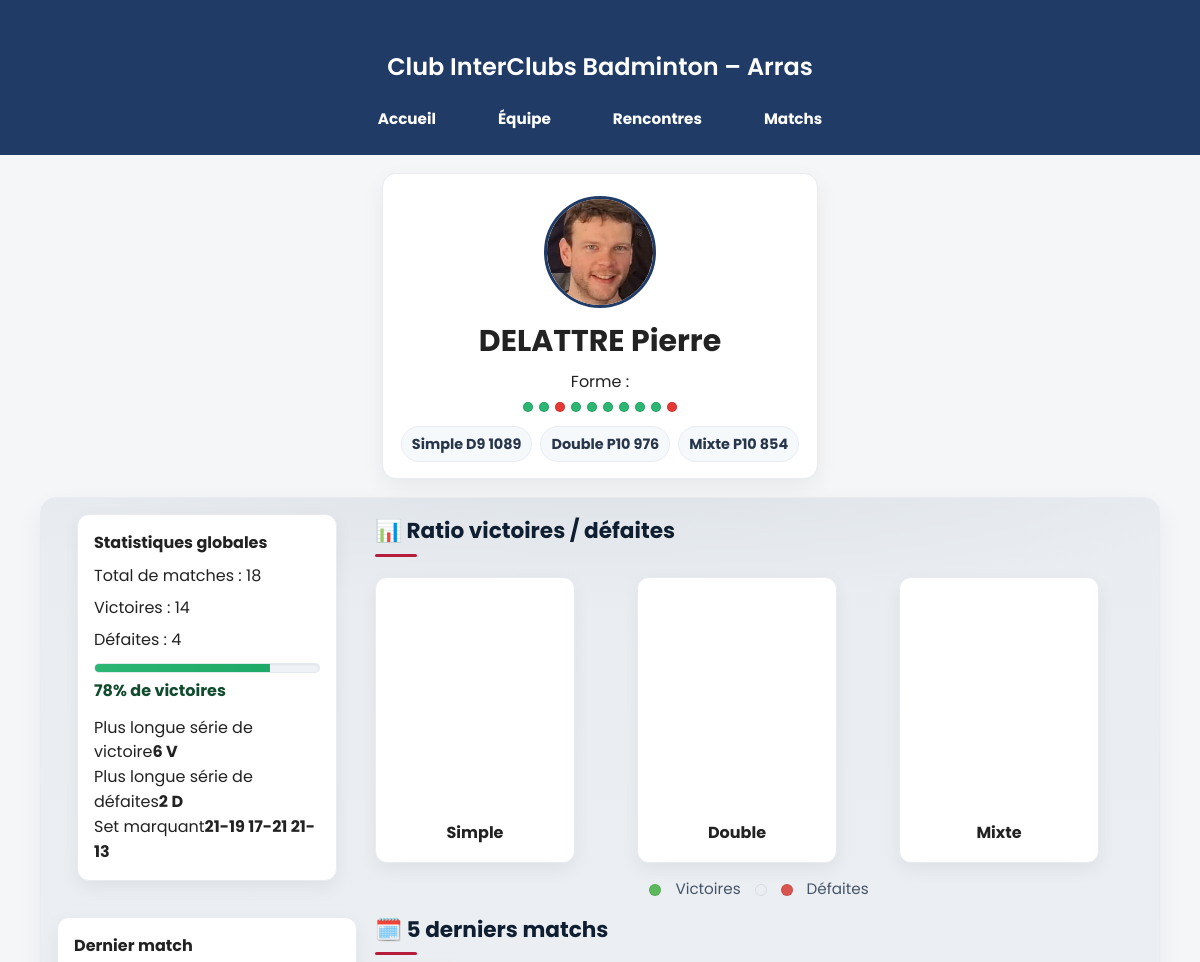
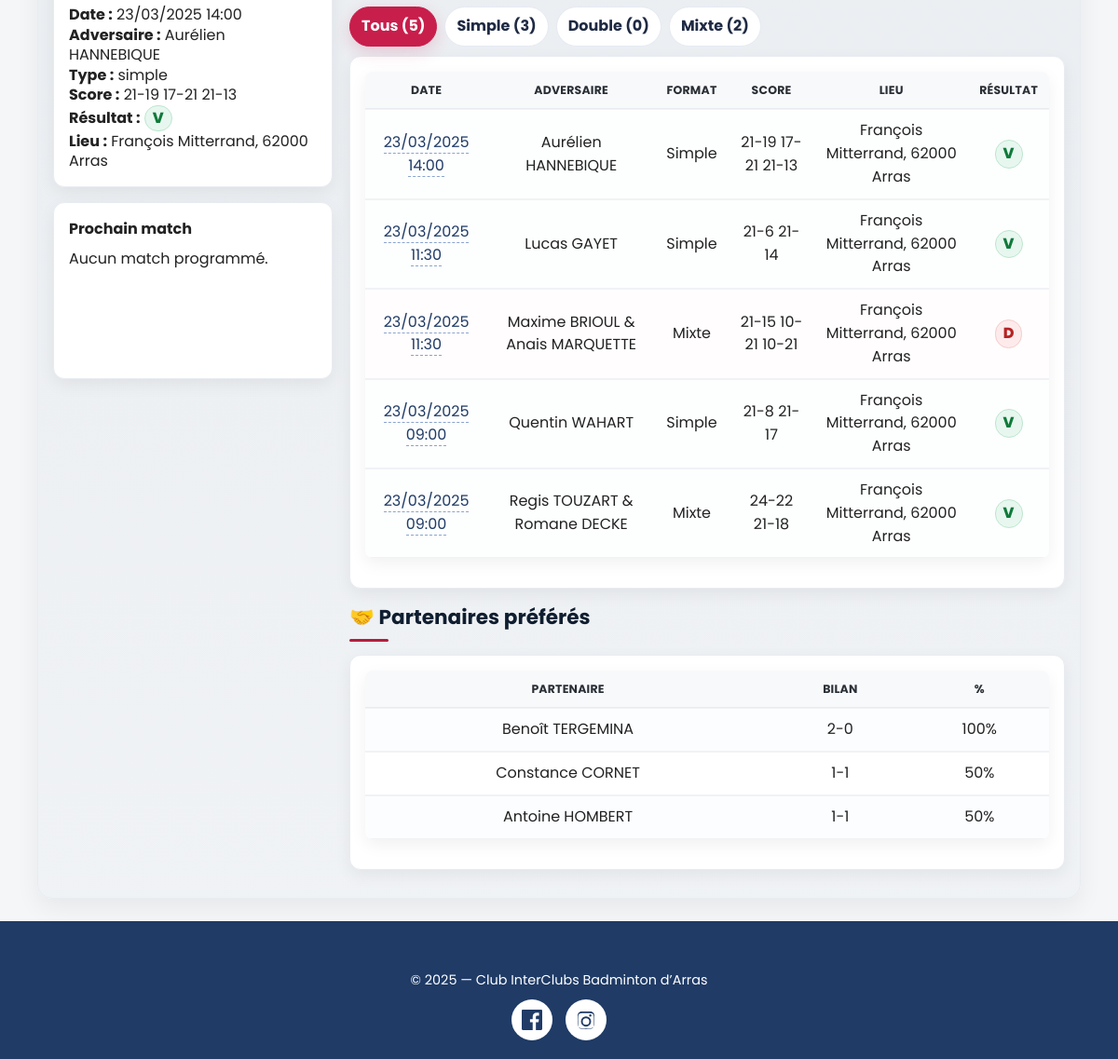
Page /joueur.php?id=4 on the committed database (2 pictures, top to bottom).
### tables this page shows
CREATE TABLE `joueurs` (
  `id` int(11) NOT NULL,
  `nom` varchar(50) NOT NULL,
  `prenom` varchar(50) NOT NULL,
  `licence` varchar(20) NOT NULL,
  `classement_simple` varchar(50) NOT NULL,
  `classement_double` varchar(50) NOT NULL,
  `classement_mixte` varchar(50) NOT NULL,
  `photo` varchar(255) NOT NULL,
  `date_ajout` timestamp NOT NULL DEFAULT current_timestamp() ON UPDATE current_timestamp(),
  `victoires_simple` int(11) NOT NULL DEFAULT 0,
  `matches_simple` int(11) NOT NULL DEFAULT 0,
  `victoires_double` int(11) NOT NULL DEFAULT 0,
  `matches_double` int(11) NOT NULL DEFAULT 0,
  `victoires_mixte` int(11) NOT NULL DEFAULT 0,
  `matches_mixte` int(11) NOT NULL DEFAULT 0
);

### joueur.php (the view, shortened to what this page needs)
<?php
require __DIR__ . '/includes/db.php';
$joueurId = isset($_GET['id']) ? (int)$_GET['id'] : 0;
$st = $pdo->prepare("
  SELECT id, nom, prenom, photo,
         classement_simple, classement_double, classement_mixte
  FROM joueurs
  WHERE id = ? LIMIT 1
");
$st->execute([$joueurId]);
$joueur = $st->fetch(PDO::FETCH_ASSOC);
$fullName = trim(($joueur['prenom'] ?? '') . ' ' . ($joueur['nom'] ?? ''));
function getFormeJoueur(PDO $pdo, int $joueurId, int $n = 10): array {
  $sql = "
    SELECT v.id AS detail_id, v.resultat, v.date_match
    FROM v_match_details_for_stats v
    WHERE v.joueur_id = :id
      AND v.date_match <= NOW()
    ORDER BY v.date_match DESC
    LIMIT :n
  ";
  try {
    $st = $pdo->prepare($sql);
    $st->bindValue(':id', $joueurId, PDO::PARAM_INT);
    $st->bindValue(':n',  $n,        PDO::PARAM_INT);
    $st->execute();
    $out = [];
    while ($r = $st->fetch(PDO::FETCH_ASSOC)) {
      $res  = mb_strtolower((string)$r['resultat'], 'UTF-8');
      $code = ($res === 'victoire') ? 'w' : (($res === 'défaite' || $res === 'defaite') ? 'l' : 'n');
      $out[] = ['code'=>$code, 'detail_id'=>(int)$r['detail_id']];
    }
    return $out;
  } catch (Throwable $e) {
    return array_fill(0, $n, ['code'=>'empty','detail_id'=>null]);
  }
}
function unionMatchDetailsSQL(): string {
  return "
    SELECT id, joueur_id, type_match, resultat, date_match, score, lieu, nom_adversaire, binome
    FROM match_details
    WHERE joueur_id = :id
    UNION ALL
    SELECT id, :id AS joueur_id, type_match, resultat, date_match, score, lieu, nom_adversaire, binome
    FROM match_details
    WHERE binome IS NOT NULL AND binome <> ''
      AND LOWER(TRIM(binome)) = LOWER(TRIM(:bn))
  ";
}
function fetchAllMatchesFull(PDO $pdo, int $id, string $bn): array {
  $sql = unionMatchDetailsSQL() . " ORDER BY date_match DESC";
  $st = $pdo->prepare($sql);
  $st->execute([':id'=>$id, ':bn'=>$bn]);
  return $st->fetchAll(PDO::FETCH_ASSOC);
}
function fetchLastNMatches(PDO $pdo, int $id, string $bn, int $n = 5): array {
  $sql = unionMatchDetailsSQL() . " ORDER BY date_match DESC LIMIT :n";
  $st = $pdo->prepare($sql);
  $st->bindValue(':id', $id, PDO::PARAM_INT);
  $st->bindValue(':bn', $bn, PDO::PARAM_STR);
  $st->bindValue(':n',  $n,  PDO::PARAM_INT);
  $st->execute();
  return $st->fetchAll(PDO::FETCH_ASSOC);
}
function fetchLastMatch(PDO $pdo, int $id, string $bn): ?array {
  $sql = unionMatchDetailsSQL() . " AND date_match < NOW() ORDER BY date_match DESC LIMIT 1";
  $st = $pdo->prepare($sql);
  $st->execute([':id'=>$id, ':bn'=>$bn]);
  $r = $st->fetch(PDO::FETCH_ASSOC);
  return $r ?: null;
}
function fetchTopPartners(PDO $pdo, int $id, string $bn, int $n=3): array {
  $sql = "
    SELECT partenaire, SUM(resultat='victoire') AS v, SUM(resultat='défaite') AS d, COUNT(*) total
    FROM (
      SELECT TRIM(md.binome) AS partenaire, md.resultat
      FROM match_details md
      WHERE md.joueur_id = :id
        AND md.binome IS NOT NULL AND md.binome <> ''
        AND md.type_match IN ('double','mixte')
      UNION ALL
      SELECT CONCAT(j.prenom,' ',j.nom) AS partenaire, md.resultat
      FROM match_details md
      JOIN joueurs j ON j.id = md.joueur_id
      WHERE md.binome IS NOT NULL AND md.binome <> ''
        AND LOWER(TRIM(md.binome)) = LOWER(TRIM(:bn))
        AND md.type_match IN ('double','mixte')
    ) t
    WHERE t.partenaire IS NOT NULL AND t.partenaire <> '' AND LOWER(t.partenaire) <> LOWER(:me)
    GROUP BY partenaire
    HAVING COUNT(*) > 0
    ORDER BY v DESC, total DESC
    LIMIT :n
  ";
  $st = $pdo->prepare($sql);
  $st->bindValue(':id', $id, PDO::PARAM_INT);
  $st->bindValue(':bn', $bn, PDO::PARAM_STR);
  $st->bindValue(':me', $bn, PDO::PARAM_STR);
  $st->bindValue(':n',  $n,  PDO::PARAM_INT);
  $st->execute();
  return $st->fetchAll(PDO::FETCH_ASSOC);
}
$formeData    = getFormeJoueur($pdo, $joueurId, 10);
$formeTooltip = implode('', array_map(fn($it)=>$it['code']==='w'?'V':($it['code']==='l'?'D':'-'), $formeData));
$all       = fetchAllMatchesFull($pdo, $joueurId, $fullName);
$last5     = fetchLastNMatches($pdo, $joueurId, $fullName, 5);
$partners  = fetchTopPartners($pdo, $joueurId, $fullName, 3);
$lastMatch = fetchLastMatch($pdo, $joueurId, $fullName);
$nextMatch = $pdo->prepare("
  SELECT *, STR_TO_DATE(date_match, '%d/%m/%Y %H:%i') AS dt_norm
  FROM match_details
  WHERE (joueur_id = :id OR LOWER(TRIM(binome)) = LOWER(TRIM(:fullname)))
    AND STR_TO_DATE(date_match, '%d/%m/%Y %H:%i') >= NOW()
  ORDER BY dt_norm ASC
  LIMIT 1
");
$nextMatch->execute([':id'=>$joueurId, ':fullname'=>$fullName]);
$nextMatch = $nextMatch->fetch();
$bestStreak = 0; $worstStreak = 0; $cur=0; $curType=0;
foreach ($all as $m) {
  $t = (mb_strtolower($m['resultat'],'UTF-8')==='victoire') ? 1 : -1;
  if ($t === $curType) { $cur++; } else { $curType = $t; $cur = 1; }
  if ($curType === 1)  $bestStreak  = max($bestStreak,  $cur);
  if ($curType === -1) $worstStreak = max($worstStreak, $cur);
}
$bestScore = '—';
foreach ($all as $m) {
  if (!empty($m['score']) && mb_strtolower($m['resultat'],'UTF-8')==='victoire') {
    $bestScore = $m['score']; break;
  }
}
$st = $pdo->prepare("
  SELECT COUNT(*) AS total,
         SUM(resultat='victoire') AS victoires,
         SUM(resultat='défaite')  AS defaites
  FROM v_match_details_for_stats
  WHERE joueur_id = :id AND date_match <= NOW()
");
$st->execute([':id'=>$joueurId]);
$g = $st->fetch(PDO::FETCH_ASSOC) ?: ['total'=>0,'victoires'=>0,'defaites'=>0];
$total          = (int)$g['total'];
$victoires      = (int)$g['victoires'];
$defaites       = (int)$g['defaites'];
$winrateGlobal  = $total ? round($victoires/$total*100,0) : 0;
$disciplines = ['simple'=>'Simple','double'=>'Double','mixte'=>'Mixte'];
$statsDisc = [];
$sth = $pdo->prepare("
  SELECT SUM(resultat='victoire') AS v, SUM(resultat='défaite') AS d
  FROM v_match_details_for_stats
  WHERE joueur_id = :id AND type_match = :t AND date_match <= NOW()
");
foreach ($disciplines as $type=>$label) {
  $sth->execute([':id'=>$joueurId, ':t'=>$type]);
  $r = $sth->fetch(PDO::FETCH_ASSOC) ?: ['v'=>0,'d'=>0];
  $statsDisc[$type] = ['label'=>$label,'victoires'=>(int)$r['v'],'defaites'=>(int)$r['d']];
}
$cntAll = count($last5);
$cntSimple = $cntDouble = $cntMixte = 0;
foreach ($last5 as $m) {
  $t = mb_strtolower($m['type_match'],'UTF-8');
  if ($t==='simple') $cntSimple++;
  elseif ($t==='double') $cntDouble++;
  elseif ($t==='mixte')  $cntMixte++;
}
$filterFromUrl = isset($_GET['t']) ? mb_strtolower(trim($_GET['t']), 'UTF-8') : 'all';
$e = fn($s)=>htmlspecialchars((string)$s, ENT_QUOTES, 'UTF-8');
?>
<!DOCTYPE html>
<html lang="fr">
<head>
  <link rel="stylesheet" href="style.css" />
</head>
<body>
<?php include __DIR__.'/includes/header.php'; ?>
<section class="player-hero">
  <img class="photo-profil" src="img/joueurs/<?= $e($joueur['photo']) ?>"
       alt="Photo de <?= $e($joueur['prenom'].' '.$joueur['nom']) ?>" loading="lazy">
  <div class="player-hero-text">
    <h1><?= $e(strtoupper($joueur['nom']).' '.$joueur['prenom']) ?></h1>
    <div class="player-forme" title="<?= $e($formeTooltip) ?>">
      <span class="label">Forme&nbsp;:</span>
      <div class="streak">
        <?php foreach ($formeData as $it): ?>
          <?php if (!empty($it['detail_id'])): ?>
            <a class="pastille-link" href="matches.php?match_id=<?= (int)$it['detail_id'] ?>#row-m<?= (int)$it['detail_id'] ?>">
              <span class="<?= $e($it['code']) ?>"></span>
            </a>
          <?php else: ?>
            <span class="<?= $e($it['code']) ?>"></span>
          <?php endif; ?>
        <?php endforeach; ?>
      </div>
    </div>
    <p class="hero-tags">
      <?php if (!empty($joueur['classement_simple'])): ?>
        <span>Simple <?= $e($joueur['classement_simple']) ?></span>
      <?php endif; ?>
      <?php if (!empty($joueur['classement_double'])): ?>
        <span>Double <?= $e($joueur['classement_double']) ?></span>
      <?php endif; ?>
      <?php if (!empty($joueur['classement_mixte'])): ?>
        <span>Mixte <?= $e($joueur['classement_mixte']) ?></span>
      <?php endif; ?>
    </p>
  </div>
</section>
<section class="player-layout">
  <aside class="player-aside">
    <div class="player-stats card" aria-labelledby="stats-globales-title">
      <h3 id="stats-globales-title">Statistiques globales</h3>
      <ul>
        <li>Total de matches : <?= $total ?></li>
        <li>Victoires : <?= $victoires ?></li>
        <li>Défaites : <?= $defaites ?></li>
      </ul>
      <div class="winrate-wrap" aria-label="Taux de réussite global">
        <div class="winrate-bar" role="progressbar" aria-valuemin="0" aria-valuemax="100" aria-valuenow="<?= $winrateGlobal ?>">
          <div class="winrate-fill" style="--p: <?= (int)$winrateGlobal ?>%"></div>
        </div>
        <div class="winrate-label"><strong><?= $winrateGlobal ?>%</strong> de victoires</div>
      </div>
      <div class="chip"><span>Plus longue série de victoire</span><strong><?= $bestStreak ?> V</strong></div>
      <div class="chip"><span>Plus longue série de défaites</span><strong><?= $worstStreak ?> D</strong></div>
      <div class="chip"><span>Set marquant</span><strong><?= $e($bestScore) ?></strong></div>
    </div>
    <div class="match-card card">
      <h3>Dernier match</h3>
      <?php if ($lastMatch): $isW = (mb_strtolower($lastMatch['resultat'],'UTF-8')==='victoire'); ?>
        <p><strong>Date :</strong> <?= date('d/m/Y H:i', strtotime($lastMatch['date_match'])) ?></p>
        <p><strong>Adversaire :</strong> <?= $e($lastMatch['nom_adversaire'] ?: '—') ?></p>
        <p><strong>Type :</strong> <?= $e($lastMatch['type_match']) ?></p>
        <p><strong>Score :</strong> <?= $e($lastMatch['score'] ?: '—') ?></p>
        <p><strong>Résultat :</strong>
          <span class="<?= $isW ? 'badge-win' : 'badge-loss' ?>"><?= $isW ? 'V' : 'D' ?></span>
        </p>
        <p><strong>Lieu :</strong> <?= $e($lastMatch['lieu'] ?: '—') ?></p>
      <?php else: ?>
        <p>Pas encore de match joué.</p>
      <?php endif; ?>
    </div>
    <div class="match-card card">
      <h3>Prochain match</h3>
      <?php if ($nextMatch): ?>
        <p><strong>Date :</strong> <?= date('d/m/Y H:i', strtotime($nextMatch['date_match'])) ?></p>
        <p><strong>Adversaire :</strong> <?= $e($nextMatch['nom_adversaire'] ?: '—') ?></p>
        <p><strong>Type :</strong> <?= $e($nextMatch['type_match']) ?></p>
        <p><strong>Lieu :</strong> <?= $e($nextMatch['lieu'] ?: '—') ?></p>
      <?php else: ?>
        <p>Aucun match programmé.</p>
      <?php endif; ?>
    </div>
  </aside>
  <div class="player-main">
    <h3 class="section-title">📊 Ratio victoires / défaites</h3>
    <div class="stat-charts">
      <?php foreach ($statsDisc as $type => $sd): ?>
        <div class="card chart-card">
          <div class="chart-wrap">
            <canvas id="<?= $type ?>Chart" width="220" height="220" aria-label="Camembert <?= $e($sd['label']) ?>"></canvas>
          </div>
          <p><strong><?= $e($sd['label']) ?></strong></p>
        </div>
      <?php endforeach; ?>
    </div>
    <div class="chart-legend" aria-hidden="true">
      <span class="dot dot-win"></span> Victoires
      <span class="dot dot-space"></span>
      <span class="dot dot-loss"></span> Défaites
    </div>
    <h3 class="section-title">🗓️ 5 derniers matchs</h3>
    <div class="table-tools">
      <div class="filters" role="tablist" aria-label="Filtrer les matchs">
        <a class="filter-btn<?= $filterFromUrl==='all'?' is-active':'' ?>"    href="?id=<?= (int)$joueurId ?>&t=all"    data-filter="all">Tous (<?= $cntAll ?>)</a>
        <a class="filter-btn<?= $filterFromUrl==='simple'?' is-active':'' ?>" href="?id=<?= (int)$joueurId ?>&t=simple" data-filter="simple">Simple (<?= $cntSimple ?>)</a>
        <a class="filter-btn<?= $filterFromUrl==='double'?' is-active':'' ?>" href="?id=<?= (int)$joueurId ?>&t=double" data-filter="double">Double (<?= $cntDouble ?>)</a>
        <a class="filter-btn<?= $filterFromUrl==='mixte'?' is-active':'' ?>"  href="?id=<?= (int)$joueurId ?>&t=mixte"  data-filter="mixte">Mixte (<?= $cntMixte ?>)</a>
      </div>
    </div>
    <div class="card">
      <table class="last-matches">
        <thead>
          <tr>
            <th>Date</th><th>Adversaire</th><th>Format</th><th>Score</th><th>Lieu</th><th>Résultat</th>
          </tr>
        </thead>
        <tbody>
          <?php if (!empty($last5)): foreach ($last5 as $m):
            $isWin = (mb_strtolower($m['resultat'],'UTF-8')==='victoire');
            $rowType = mb_strtolower($m['type_match'],'UTF-8'); ?>
            <tr class="<?= $isWin ? 'row-win' : 'row-loss' ?>" data-type="<?= $e($rowType) ?>">
              <td class="date-cell">
                <?php if (!empty($m['id'])): ?>
                  <a class="row-link" href="matches.php?match_id=<?= (int)$m['id'] ?>#row-m<?= (int)$m['id'] ?>">
                    <?= date('d/m/Y H:i', strtotime($m['date_match'])) ?>
                  </a>
                <?php else: ?>
                  <?= date('d/m/Y H:i', strtotime($m['date_match'])) ?>
                <?php endif; ?>
              </td>
              <td><?= $e($m['nom_adversaire'] ?: '—') ?></td>
              <td><?= ucfirst($m['type_match']) ?></td>
              <td><?= $e($m['score'] ?: '—') ?></td>
              <td><?= $e($m['lieu'] ?: '—') ?></td>
              <td><span class="<?= $isWin ? 'badge-win' : 'badge-loss' ?>" title="<?= $isWin?'Victoire':'Défaite' ?>"><?= $isWin ? 'V' : 'D' ?></span></td>
            </tr>
          <?php endforeach; else: ?>
            <tr><td colspan="6" class="empty-state">Aucun match pour l’instant. Planifie un match, il s’affichera ici 👇</td></tr>
          <?php endif; ?>
        </tbody>
      </table>
    </div>
    <h3 class="section-title">🤝 Partenaires préférés</h3>
    <div class="card">
      <table class="partners-table">
        <thead><tr><th>Partenaire</th><th>Bilan</th><th>%</th></tr></thead>
        <tbody>
          <?php if (!empty($partners)): foreach ($partners as $p):
            $pct = $p['total'] ? round($p['v']*100/$p['total']) : 0; ?>
            <tr>
              <td><?= $e($p['partenaire'] ?: '—') ?></td>
              <td><?= (int)$p['v'] ?>-<?= (int)$p['d'] ?></td>
              <td><?= $pct ?>%</td>
            </tr>
          <?php endforeach; else: ?>
            <tr><td colspan="3" class="empty-state">Pas encore de partenaire favori.</td></tr>
          <?php endif; ?>
        </tbody>
      </table>
    </div>
  </div>
</section>
<?php include __DIR__.'/includes/footer.php'; ?>
</body>
</html>

### rows in the picture
joueurs: photo (picture), nom+prenom "DELATTRE Pierre", classement_simple "D9 1089", classement_double "P10 976", classement_mixte "P10 854"

### other values in the picture
$total "18"
$victoires "14"
$defaites "4"
$winrateGlobal "78"
$bestStreak "6"
$worstStreak "2"
$e($bestScore) "21-19 17-21 21-13"
date('d/m/Y H:i', strtotime($lastMatch['date_match'])) "23/03/2025 14:00"
$e($lastMatch['nom_adversaire'] ?: '—') "Aurélien HANNEBIQUE"
$e($lastMatch['type_match']) "simple"
$e($lastMatch['score'] ?: '—') "21-19 17-21 21-13"
$e($lastMatch['lieu'] ?: '—') "François Mitterrand, 62000 Arras"
$e($sd['label']) "Simple"
$e($sd['label']) "Double"
$e($sd['label']) "Mixte"
